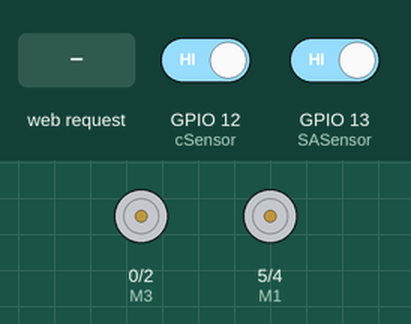
Recording of a program running on a simulated ESP8266 (NodeMCU). Shown: motor-driver pin pairs drawn as motors (green arrow = first pin HIGH = forward, orange = second pin HIGH = backward, longer = more drive). The inputs (shaded band) are chosen by the test bench; at power-on: GPIO 12 (cSensor) HIGH, GPIO 13 (SASensor) HIGH. WiFi joins after 1.5 s; servers stay silent unless stated; what the program prints to the serial monitor is not drawn.

Above: at 2.7 s.
2.8 s: HTTP request GET /Close received
At 3.7 s:
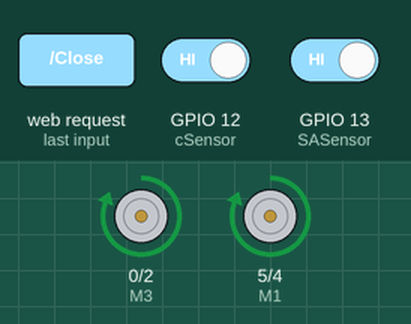
4.3 s: HTTP request GET /Open received
At 4.9 s:
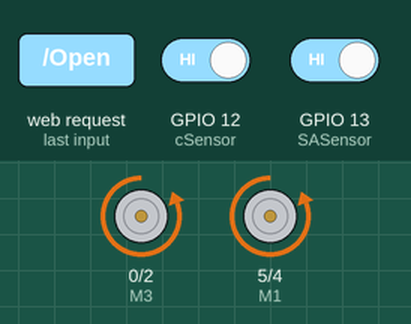
Timing chart, 0 to 20.8 s (numbered marks = the images above; inputs shaded):
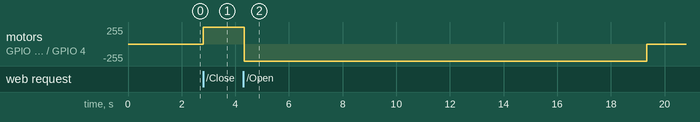

The program:

main.cpp
```cpp
#include <ESP8266WiFi.h>
#include "shutter.cpp"

const char* ssid     = "TP-LINK_EB1428";
const char* password = "grupociclope";
IPAddress ip(192,168,1,10);  //Node static IP
IPAddress gateway(192,168,1,1);
IPAddress subnet(255,255,255,0);
int M1 = 5, M2=4, M3 = 0, M4=2;
int SASensor=13, oSensor=14, cSensor=  12;  // GPIO13
WiFiServer server(80);
WiFiClient client;
bool wRequest;
shutter s(M1,M2,M3,M4,SASensor,oSensor,cSensor);
int prevSA=closed;
int state=0;
void setup() {
  Serial.begin(9600);
  delay(10);


  // Connect to WiFi network
  Serial.println();
  Serial.println();
  Serial.print("Connecting to ");
  Serial.println(ssid);

  WiFi.begin(ssid, password);
  WiFi.config(ip, gateway, subnet);
  while (WiFi.status() != WL_CONNECTED) {
    delay(500);
    Serial.print(".");
  }
  Serial.println("");
  Serial.println("WiFi connected");

  // Start the server
  server.begin();
  Serial.println("Server started");

  // Print the IP address
  Serial.print("Use this URL to connect: ");
  Serial.print("http://");
  Serial.print(WiFi.localIP());
  Serial.println("/");

}

void loop() {
  // Check if a client has connected
  String request;
  String url;
  int value;
  WiFiClient client = server.available();
  if (!client) {
    wRequest=1;
  }
  else {wRequest=0;};
  // Wait until the client sends some dataco
  int timein=millis();
  switch(wRequest){
    case 0:
      Serial.println("new client");

      while(!client.available()){
        delay(1);
        int timeFin=millis();

        if(timeFin-timein>1000){
          client.flush();
          break;

        }
        Serial.println("Me quedo");
      }

      // Read the first line of the request
      request = client.readStringUntil('\r');
      Serial.println(request);

      /*if (request.indexOf("/status") != -1)  {
        if (client.connect("cupula.datsi.fi.upm.es", 5000)){}
        Serial.println("WiFi Client connected ");
        client.print(String("POST ") + url + " HTTP/1.1\r\n" +
                   "Host: " + "cupula.datsi.fi.upm.es:5000" + "\r\n" +
                   "Connection: close\r\n\r\n");
        Serial.print("Sended POST");
    }*/
    Serial.println("Llego");
    if (request.indexOf("/statusUp") != -1)  {

      int st[2];
      s.getStatus(&st[0],&st[1]);
      String s1, s2;
      if (st[0]==opened){ s1="opened" ;}
      if (st[0]==closed){ s1="closed"; }
      else {  s1="undefined";}
      if (st[1]==opened){  s2="opened" ;}
      if (st[1]==closed){  s2="closed"; }
      else { String s2="undefined";  }

      Serial.println(s2);
      client.println(s2);
      client.stop();

  }
  else if (request.indexOf("/statusDown") != -1)  {

    int st[2];
    s.getStatus(&st[0],&st[1]);
    String s1, s2;
    if (st[0]==opened){ s1="opened" ;}
    else if (st[0]==closed){ s1="closed"; }
    else {  s1="undefined";}
    if (st[1]==opened){  s2="opened" ;}
    if (st[1]==closed){
     s2="closed"; }
    else { String s2="undefined";  }

    Serial.println(s1);
    client.println(s1);
    client.stop();


}

      // Match the request


      else if (request.indexOf("/Open") != -1)  {
        //digitalWrite(ledPin, HIGH);
        Serial.println("Abriendo");
        s.open();

      }
      else if (request.indexOf("/Close") != -1)  {
        //digitalWrite(ledPin, LOW);
        s.close();
      }

    // Set ledPin according to the request


      // Return the response
      /*client.println("HTTP/1.1 200 OK");
      client.println("Content-Type: text/html");
      client.println(""); //  do not forget this one
      client.println("<!DOCTYPE HTML>");
      client.println("<html>");*/

      /*client.print("State is now: ");

      switch(state){
        case opening:
            client.print(String("opening"));
            break;
        case closing:
            client.print(String("closing"));
            break;
        case opened:
            client.print(String("opened"));
            break;
        case closed:
            client.print(String("closed"));
            break;
        case stopped:
            client.print(String("stopped"));
            break;
        case 0:
            client.print(String("error"));
            break;
        default:
        break;
      }*/
      /*
      client.println("<br><br>");
      client.println("<a href=\"/Abrir\"\"><button>Abrir </button></a>");
      client.println("<a href=\"/Cerrar\"\"><button>Cerrar </button></a><br />");
      client.println("</html>");
      */
      delay(1);
      Serial.println("Client disonnected");
      Serial.println("");

      break;

  case 1: {
    s.checkStatus();
    state=0;
    int st[2];
    s.getStatus(&st[0],&st[1]);
    //Serial.println(res[1]);

    if (prevSA==closed && st[1]==opened){

      /*client.println("GET /Parar HTTP/1.1");
  client.print("Host: 10.42.0.11");
  client.println("Connection: close");
  client.println();*/
  if (client.connect("192.168.1.11", 80)){
  Serial.println("WiFi Client connected ");
  client.print(String("GET ") + "/Opened" + " HTTP/1.1\r\n" +
             "Host: " + "10.42.0.11:80" + "\r\n" +
             "Connection: close\r\n\r\n");}
      Serial.println("Petición Hecha");
      //client.print(String("GET") + " /Parar" + " HTTP/1.1\r\n" + "Host: 10.42.0.11" + "\r\n\r\n");
      client.flush();
      delay(1000);

      // Read all the lines of the reply from server and print them to Serial

    }
    prevSA=st[1];


    //if(!s.checkStatus())Serial.println("Alarma");
    /*
      if (digitalRead(buttonPin)!=HIGH) Serial.println("Pulsado");
      break;
      */
    }
  default:
        break;
  }
}
```

shutter.cpp
```cpp
#include "Arduino.h"
enum action {opening=1,closing, stopped, opened,closed};

class shutter{
        action state1;
        action state2;
        int error;
        int timeInit;
        int timeFin;
        int M1,M2,M3,M4;
        int oSensor=14;
        int cSensor=12;
        int SASensor=13;
        int oPin, cPin;
        int maxTime=25000;
        int openTime=15000;
        int aux=0;

    public:
        shutter(int M1,int M2, int M3,int M4,int SASensor, int oSensor,int cSensor)
        {
            error=0;
            timeInit=0;
            timeFin=0;
            this->M1=M1;
            this->M2=M2;
            this->M3=M3;
            this->M4=M4;
            this->SASensor=SASensor;
            this->oSensor=oSensor;
            this->cSensor=cSensor;
            state1=stopped;
            state2=stopped;
            pinMode(M1, OUTPUT);
            pinMode(M2, OUTPUT);
            pinMode(M3, OUTPUT);
            pinMode(M4, OUTPUT);
            pinMode(SASensor, INPUT_PULLUP);
            pinMode(cSensor, INPUT_PULLUP);
            pinMode(oSensor, INPUT_PULLUP);

        }
        int open(){
            if(digitalRead(cSensor)==0 || state1== closing){

                digitalWrite(M1, LOW);
                digitalWrite(M3, LOW);
                digitalWrite(M2, HIGH);
                digitalWrite(M4, HIGH);
                timeInit=millis();
                state1=opening;
            }
            else if(state1!=opening){
                state1=stopped;
            }
            return 0;
        }
        int close(){
            if((state1==opened || state1== opening || state1 ==stopped) && (digitalRead(cSensor)!=0 )){
              digitalWrite(M1, HIGH);
              digitalWrite(M3, HIGH);
              digitalWrite(M2, LOW);
              digitalWrite(M4, LOW);
                timeInit=millis();
                state1=closing;
            }
            else if(state1!=closing){
                state1=stopped;
            }
            return 0;
        }
        int stop(){
          digitalWrite(M1, LOW);
          digitalWrite(M3, LOW);
          digitalWrite(M2, LOW);
          digitalWrite(M4, LOW);
            timeInit=0;
            timeFin=0;
            Serial.println("Paro");
            //a=stopped;
            return 0;
        }
        int getStatus(int *status1,int *status2 ){

             *status1 = state1;
             *status2 = state2;
          return 1;
        }
        int checkStatus(){
            int result1;
            int result2;
            switch(state1){
                case opening:
                    timeFin=millis();
                    if(timeFin-timeInit>openTime){
                      this->stop();
                      state1=opened;
                        result1= state1;
                    }
                    result1= state1;
                    break;
                case closing:
                    timeFin=millis();
                    Serial.println(timeFin-timeInit);
                    if(timeFin-timeInit>maxTime){
                        this->stop();
                        error=1;
                        result1= 0;
                    }
                    else {
                      int a=digitalRead(cSensor);
                      delay(10);
                      int b=digitalRead(cSensor);
                      delay(10);
                      int c=digitalRead(cSensor);

                      if(!a && !b && !c){

                            Serial.println("Bajo");
                            this->stop();
                            state1=closed;
                        }


                        result1= state1;
                    }
                    break;

                case stopped:
                    result1= state1;
                    break;
                default:
                    break;

            }


            int a=digitalRead(SASensor);
            delay(10);
            int b=digitalRead(SASensor);
            delay(10);
            int c=digitalRead(SASensor);

            if(!a && !b && !c){
              state2=opened;
            }
            else{
              state2=closed;
            }

        return 1;

        }
};
```

Measured:
- after the input at 2.8 s, motor on GPIO 0 (M3) / GPIO 2 (M4), motor on GPIO 5 (M1) / GPIO 4 (M2): stopped → forward 255/255 at once
- after the input at 4.3 s, motor on GPIO 0 (M3) / GPIO 2 (M4), motor on GPIO 5 (M1) / GPIO 4 (M2): forward 255/255 → backward 255/255 at once, → stopped 15.0 s later
